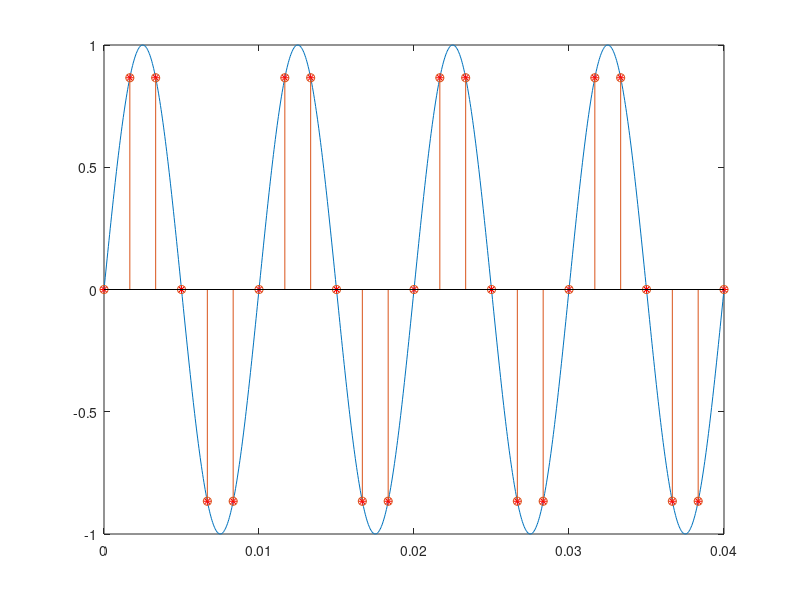

Write the MATLAB code that produced this figure.
% Sampling
close all;
clear all; 
clc;

% Basic declarations
Fi = 100;    % Initial frequency
Ti = 1/Fi;  % Initial period
L = 1000;    % Length of signal
P = 4;      % Number of periods
K = 6;      % Sampling factor

% Define signal function
tmin = 0;
tmax = P*Ti;
t = linspace(tmin,tmax,L);
ya = sin(2*pi*Fi*t);

% Sampling
Fs = K*Fi;
Ts = 1/Fs;
fk = Fi/Fs;
nmin = ceil(tmin/Ts);
nmax = floor(tmax/Ts);
n = nmin:nmax;
yd = sin(2*pi*fk*n);

% Plot
plot(t,ya);         % Original signal
hold on;
plot(Ts*n,yd, '*r') % Sampling
stem(Ts*n, yd);